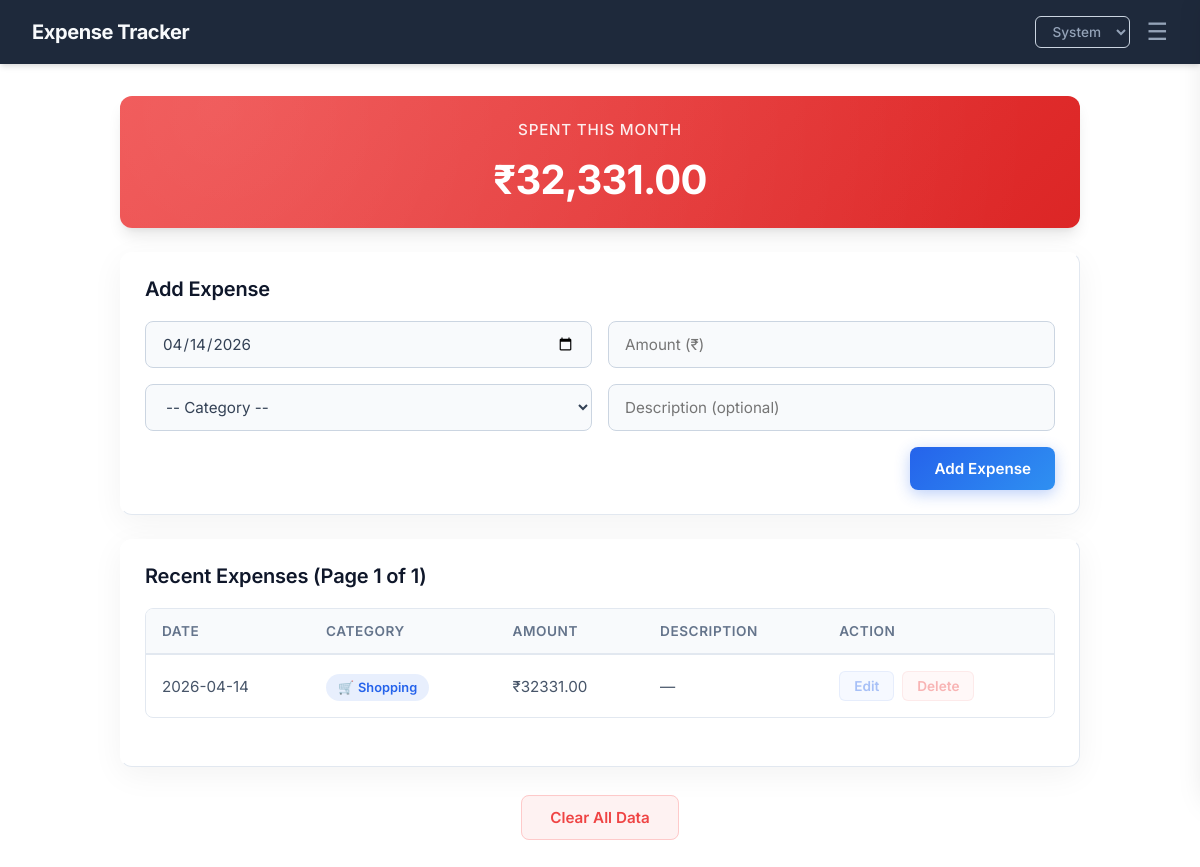
/ (signed in), run on the app's committed database.
### tables this page shows
CREATE TABLE expenses (
            id INTEGER PRIMARY KEY AUTOINCREMENT,
            date TEXT NOT NULL,
            category TEXT NOT NULL,
            amount REAL NOT NULL,
            description TEXT
        , user_id INTEGER DEFAULT 1);

### app.py (the view)
@app.route('/')
@login_required
def index():
    conn = get_db_connection()
    page = request.args.get('page', 1, type=int)
    per_page = 10
    offset = (page - 1) * per_page
    total_count = conn.execute('SELECT COUNT(*) FROM expenses WHERE user_id = ?', (current_user.id,)).fetchone()[0]
    total_pages = (total_count + per_page - 1) // per_page
    expenses = conn.execute(
        'SELECT * FROM expenses WHERE user_id = ? ORDER BY date DESC LIMIT ? OFFSET ?',
        (current_user.id, per_page, offset)
    ).fetchall()
    today = date.today()
    month_total = conn.execute(
        '''SELECT SUM(amount) as total FROM expenses
           WHERE user_id = ? AND strftime('%m', date) = ? AND strftime('%Y', date) = ?''',
        (current_user.id, str(today.month).zfill(2), str(today.year))
    ).fetchone()
    current_month_total = month_total['total'] if month_total['total'] else 0
    budget_total_row = conn.execute(
        '''SELECT SUM(budget_limit) as total_budget FROM category_budgets
           WHERE user_id = ? AND month = ? AND year = ?''',
        (current_user.id, str(today.month).zfill(2), str(today.year))
    ).fetchone()
    total_budget = budget_total_row['total_budget'] if budget_total_row['total_budget'] else 0
    spent_status = 'low'
    if total_budget > 0:
        ratio = current_month_total / total_budget
        if ratio > 1.0:
            spent_status = 'extra-high'
        elif ratio > 0.8:
            spent_status = 'high'
        elif ratio > 0.5:
            spent_status = 'medium'
    else:
        if current_month_total > 50000:
            spent_status = 'extra-high'
        elif current_month_total > 20000:
            spent_status = 'high'
        elif current_month_total > 5000:
            spent_status = 'medium'
    conn.close()
    return render_template('index.html',
                           expenses=expenses,
                           today=today,
                           current_month_total=current_month_total,
                           page=page,
                           total_pages=total_pages,
                           spent_status=spent_status)

### app.py (called while the page is built)
@login_manager.user_loader
def load_user(user_id):
    conn = get_db_connection()
    user = conn.execute('SELECT * FROM users WHERE id = ?', (user_id,)).fetchone()
    conn.close()
    if user:
        return User(id=user['id'], username=user['username'])
    return None

### database.py (called while the page is built)
def get_db_connection():
    conn = sqlite3.connect('expenses.db')
    conn.row_factory = sqlite3.Row
    return conn

### templates/index.html (shortened to what this page needs)
{% extends "base.html" %}
{% block content %}
<div class="card total-card hero-card hero-{{ spent_status }}">
    <h3>Spent This Month</h3>
    <p class="big-total">₹<span class="counter-value" data-target="{{ current_month_total }}">0</span></p>
</div>
<div class="card">
    <h2>Add Expense</h2>
    <form action="/add" method="POST">
        <div class="form-row" style="margin-bottom: 16px;">
            <input type="date" name="date" value="{{ today }}" required style="flex: 1;">
            <input type="number" name="amount" placeholder="Amount (₹)" min="1" step="0.01" required style="flex: 1;">
        </div>
        <div class="form-row" style="margin-bottom: 16px;">
            <select name="category" id="categorySelect" required style="flex: 1;">
                <option value="">-- Category --</option>
            </select>
            <input type="text" name="description" placeholder="Description (optional)" style="flex: 1;">
        </div>
        <div class="form-row" style="justify-content: flex-end;">
            <button type="submit" class="btn-primary">Add Expense</button>
        </div>
    </form>
</div>
<div class="card">
    <h2>Recent Expenses <span class="subtitle">(Page {{ page }} of {{ total_pages }})</span></h2>
    {% if expenses %}
    <div class="table-wrapper">
        <table>
            <thead>
                <tr>
                    <th>Date</th>
                    <th>Category</th>
                    <th>Amount</th>
                    <th>Description</th>
                    <th>Action</th>
                </tr>
            </thead>
            <tbody>
                {% for expense in expenses %}
                <tr>
                    <td>{{ expense['date'] }}</td>
                    <td><span class="badge badge-{{ expense['category']|lower }}">{{ expense['category'] }}</span>
                    </td>
                    <td>₹{{ "%.2f"|format(expense['amount']) }}</td>
                    <td>{{ expense['description'] or '—' }}</td>
                    <td>
                        <div class="action-btns">
                            <a href="/edit/{{ expense['id'] }}" class="btn-edit">Edit</a>
                            <a href="/delete/{{ expense['id'] }}" class="btn-delete"
                                onclick="return confirm('Delete this expense?')">Delete</a>
                        </div>
                    </td>
                </tr>
                {% endfor %}
            </tbody>
        </table>
    </div>
    {% else %}
    <div class="empty-state">
        <div class="empty-state-icon">💸</div>
        <h3>No expenses yet!</h3>
        <p>Start tracking your spending by adding your first expense above.</p>
    </div>
    {% endif %}
</div>
<div class="clear-section">
    <a href="/clear" class="btn-clear"
        onclick="return confirm('WARNING: This will permanently delete ALL expenses. Are you sure?')">Clear All Data</a>
</div>
{% endblock %}

### data on the page
expenses: date "2026-04-14", category "Shopping", amount "32331.00", description "—"

### other printed values
{{ page }} "1"
{{ total_pages }} "1"
